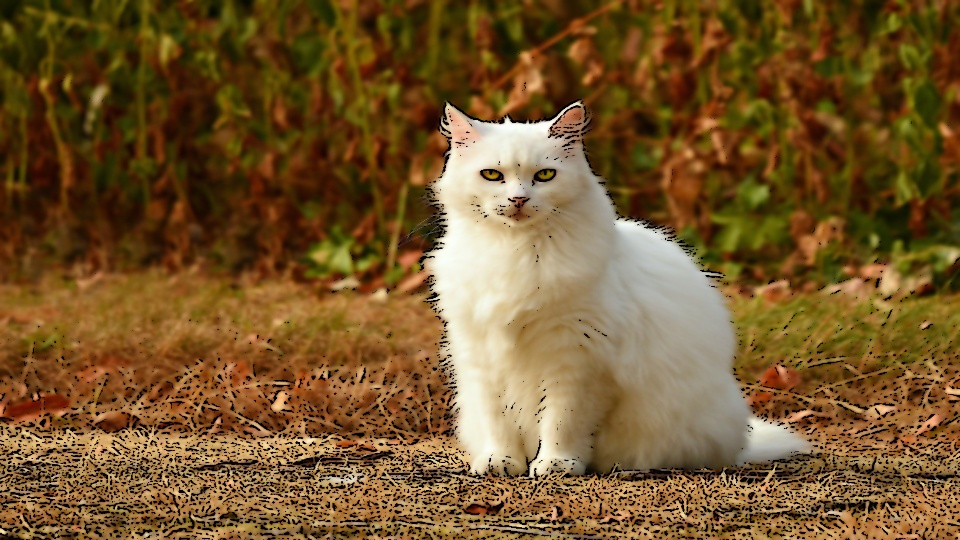
#> input picture cartoonified_image.jpg, 960 x 540 px
$ python -i single_server_copy.py   (imports and definitions only)
#> lines starting #> are read from the running program, lines starting #| are printed output that depends on the picture; after the words box and inside, x2 and y2 are one past the last pixel; in counts of white or black regions, pixels touching at a corner belong together
import os
import socket
import tkinter as tk
from tkinter import *
import cv2  # for image processing
import matplotlib.pyplot as plt
from PIL import ImageTk, Image
import pickle
import json
import struct

# instantiate server's socket
# [1 line that did not run here, left out]

# define address params
IP = '127.0.0.1'
PORT = 7008

# bind server and start listening
# [3 lines not run here, left out]
ThreadCount = 0  # increment the number of connection

# Will load pre-trained data from open Cv using haar cascade algorithm
trained_face_data = cv2.CascadeClassifier('haarcascade_frontalcatface_extended.xml')

# -------------------------------------------------------------------------------------------------
# defining the specifics of the screen that will ask for the image
# [4 lines not run here, left out]
# [1 line that did not run here, left out]

def recv_data(conn):
    size_in_4_bytes = conn.recv(4)
    size = struct.unpack('I', size_in_4_bytes)
    size = size[0]
    data = conn.recv(size)
    return data


# ML code for cartoonifying the image
def Image_Changer(ImPath):
    # 1. ORIGINAL
    # opening the image by using the path of the image
#> called with ImPath = 'cartoonified_image.jpg'
    image1 = Image.open(ImPath)
#> image1 is the input picture: PIL image 960x540 RGB; mean R, G, B 116.9, 86.5, 44.5
    ogIm = cv2.imread(ImPath)
    # converting the color of the image from BGR to RGB and resizing
    ogIm = cv2.cvtColor(ogIm, cv2.COLOR_BGR2RGB)
    im1 = cv2.resize(ogIm, (960, 540))


    # Detect Cat Face
    # change the colored image into black and white
    grayscaled_image = cv2.cvtColor(im1, cv2.COLOR_BGR2GRAY)
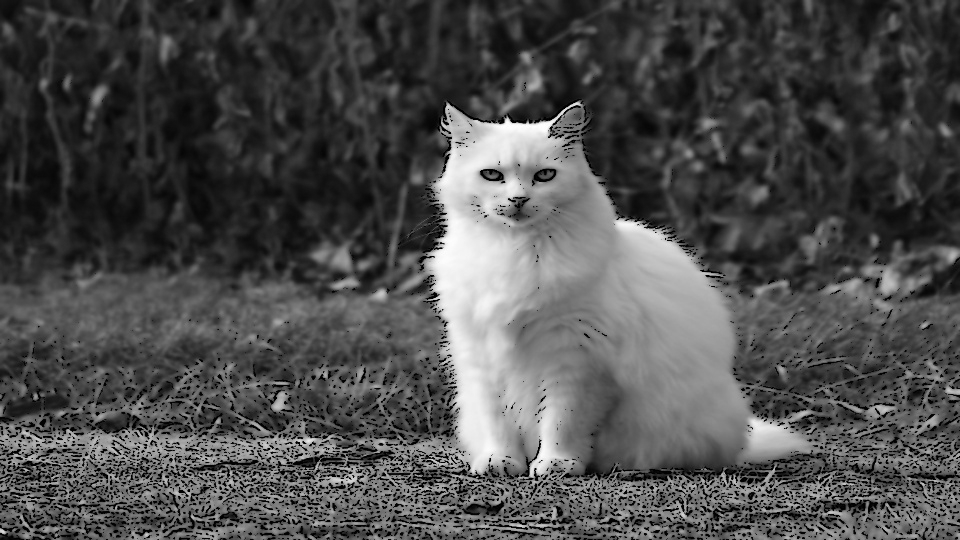
#> grayscaled_image: shape (540, 960); min 0, max 255, mean 77.4
    # cv2.imshow("grayscaled-image",grayscaled_image)
    # Detect the faces
    faces = trained_face_data.detectMultiScale(grayscaled_image)
#> faces = [[464, 131, 108, 108]]

    for (x, y, w, h) in faces:
        # Draw the rectangle around each face
        cv2.rectangle(im1, (x, y), (x + w, y + h), (0, 255, 0), 2)
        # Display
        cv2.imshow('face-captured', im1)
#> this loop made 1 pass
#> pass 1, in Image_Changer, `cv2.imshow('face-captured', im1)`:
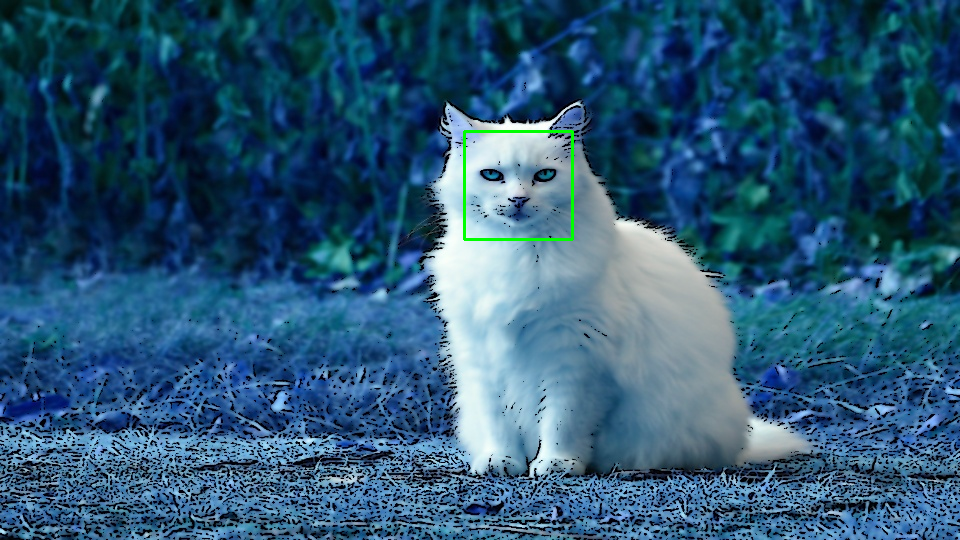
#> window 'face-captured': shape (540, 960, 3); mean B, G, R 116.4, 86.7, 44.1
    cv2.waitKey(0)


    # 2. GRAYSCALE
    # converting the color of the image from BGR to RGB and resizing
    gsimage = cv2.cvtColor(ogIm, cv2.COLOR_BGR2GRAY)
    im2 = cv2.resize(gsimage, (960, 540))

    # 3. CENTER BLURRED
    # central element of image is replaced by the median of all the pixels
    cv2.medianBlur(gsimage, 5)
    sgsimage = cv2.medianBlur(gsimage, 5)
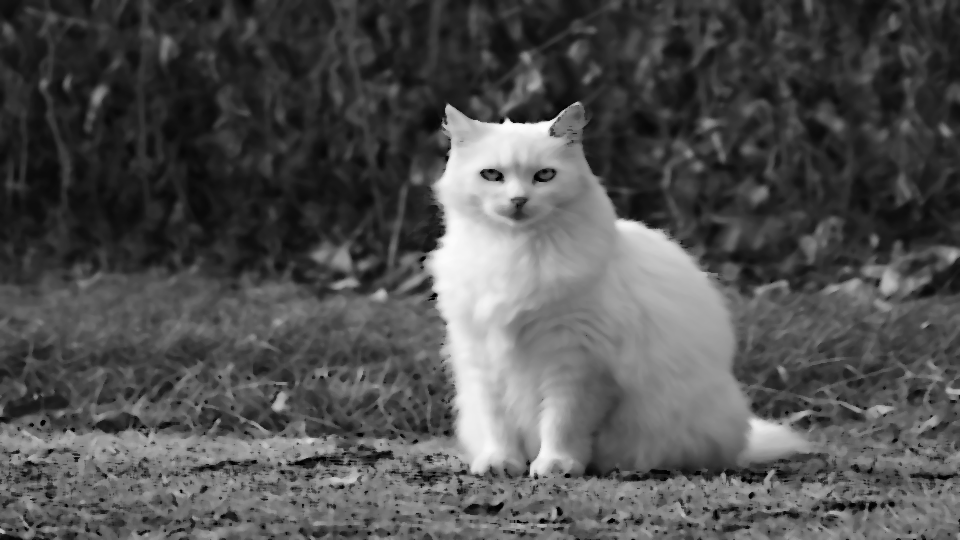
#> sgsimage: shape (540, 960); min 1, max 253, mean 80.6
    im3 = cv2.resize(sgsimage, (960, 540))

    # 4. EDGES
    # getting edges of image by using thresholding technique and resizing
    edImage = cv2.adaptiveThreshold(sgsimage, 255,
                                    cv2.ADAPTIVE_THRESH_MEAN_C,
                                    cv2.THRESH_BINARY, 9, 9)
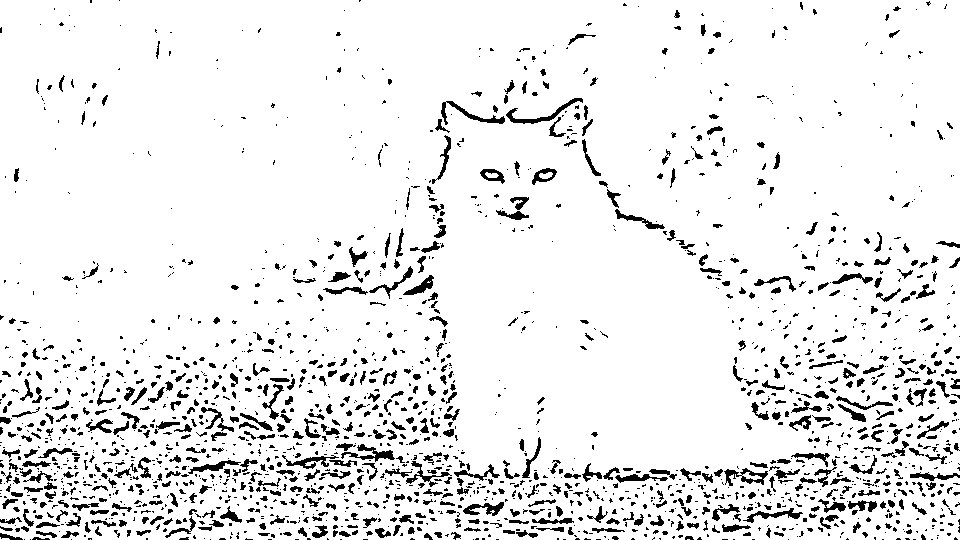
#> edImage: shape (540, 960); 92% white; 1980 black regions (1367 under 20 px), largest, box (x1, y1, x2, y2) and area: (506, 98, 583, 124) 379, (441, 101, 505, 125) 347, (341, 444, 395, 462) 338
    im4 = cv2.resize(edImage, (960, 540))

    # 5. SHARPER WITH EDGES
    # now that we have an images where all the edges become apparent
    # removing noise and keeping edges sharp by applying bilateral filter
    cImage = cv2.bilateralFilter(ogIm, 9, 300, 300)
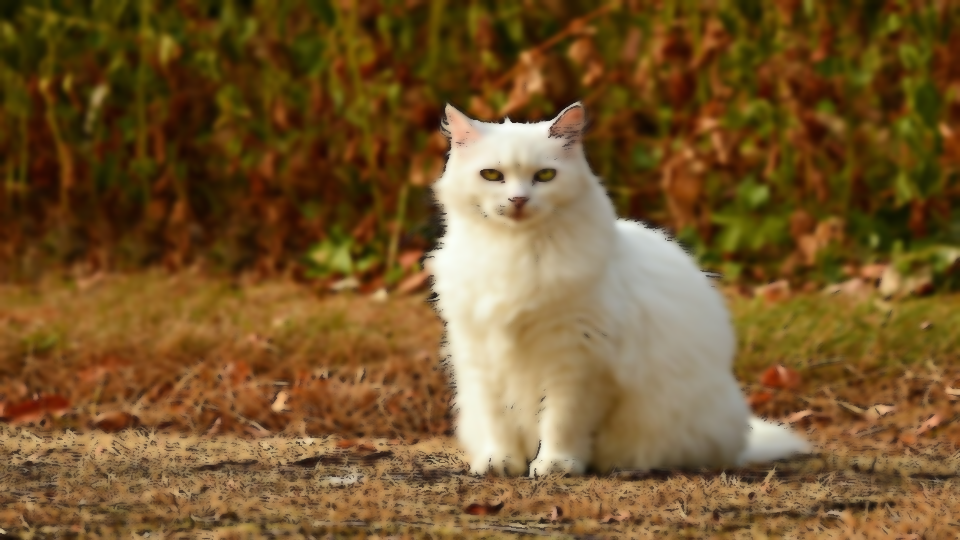
#> cImage: shape (540, 960, 3); mean R, G, B 117.7, 87.2, 44.9
    im5 = cv2.resize(cImage, (960, 540))

    # 6. CARTOON
    # masking edged image with our "BEAUTIFY" image
    cim = cv2.bitwise_and(cImage, cImage, mask=edImage)
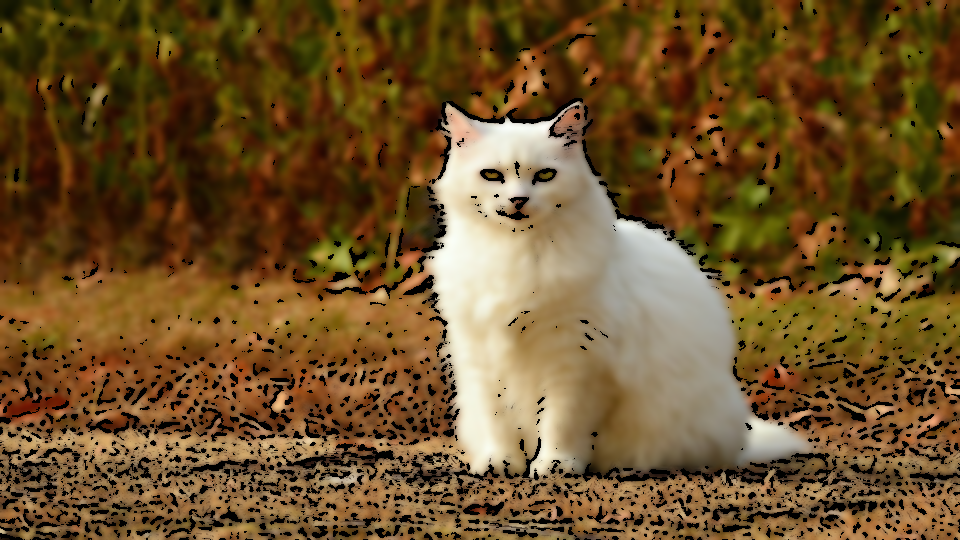
#> cim: shape (540, 960, 3); mean R, G, B 109.5, 81.6, 41.9
    im6 = cv2.resize(cim, (960, 540))

    # plotting the images that we have created right now
    images = [im1, im2, im4, im6]
    fig, axes = plt.subplots(2, 2, figsize=(10, 10), subplot_kw={'xticks': [], 'yticks': []}, gridspec_kw=dict(hspace=0.1, wspace=0.1))
    for i, ax in enumerate(axes.flat):
        ax.imshow(images[i], cmap='gray')
        ax.set_title("image " + str(i+1))
    j = 1
    for image in images:
        save1 = Button(tk1, text="Download Image " + str(j), command=lambda: save(image, ImPath), padx=100, pady=20)
        save1.configure(background='#364156', foreground='white', font=('calibri', 10, 'bold'))
        save1.pack(side=TOP, pady=40)
        j=j+1
#> this loop made 1 pass
#> after the loop, j = 1
    plt.show()


# saving the image and giving the option to do so

def save(im, ImPath):
    # giving name, path, and extension
    name = "cartoonified_image"
    path1 = os.path.dirname(ImPath)
    extension = os.path.splitext(ImPath)[1]
    path = os.path.join(path1, name + extension)
    cv2.imwrite(path, cv2.cvtColor(im, cv2.COLOR_RGB2BGR))
    # showing the message after saving
    msg = "Image saved as " + name + " at " + path
    tk.messagebox.showinfo(title = "Your Image has been Downloaded", message = msg)


# Driver Code
# [34 lines not run here, left out]

#> (the run stopped early here; a loop or call above may not have finished)
